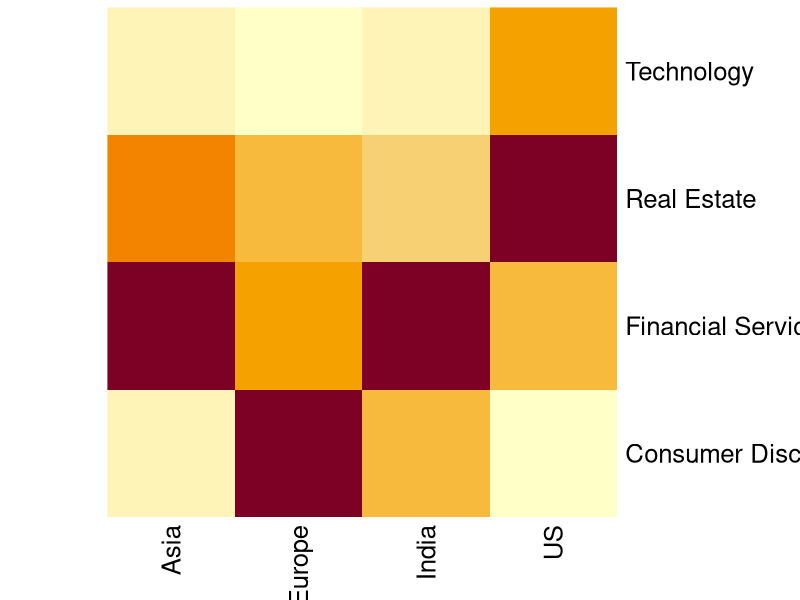
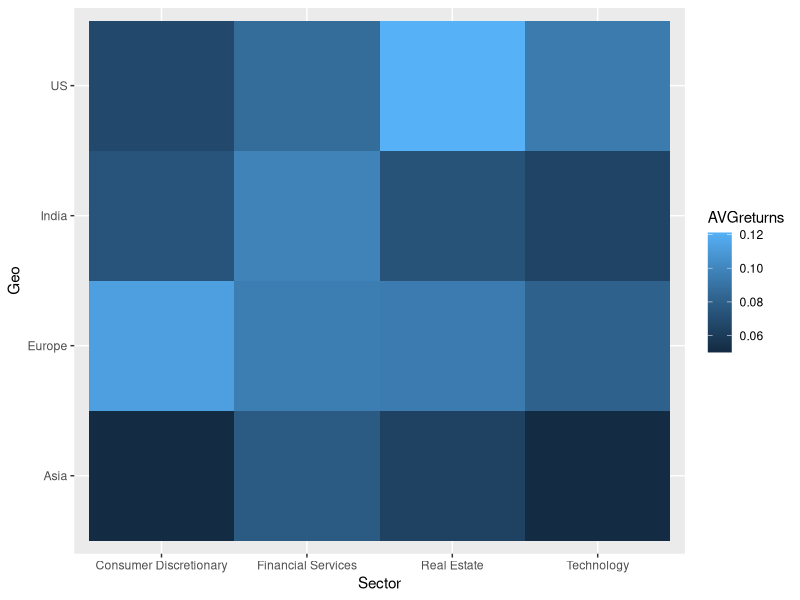
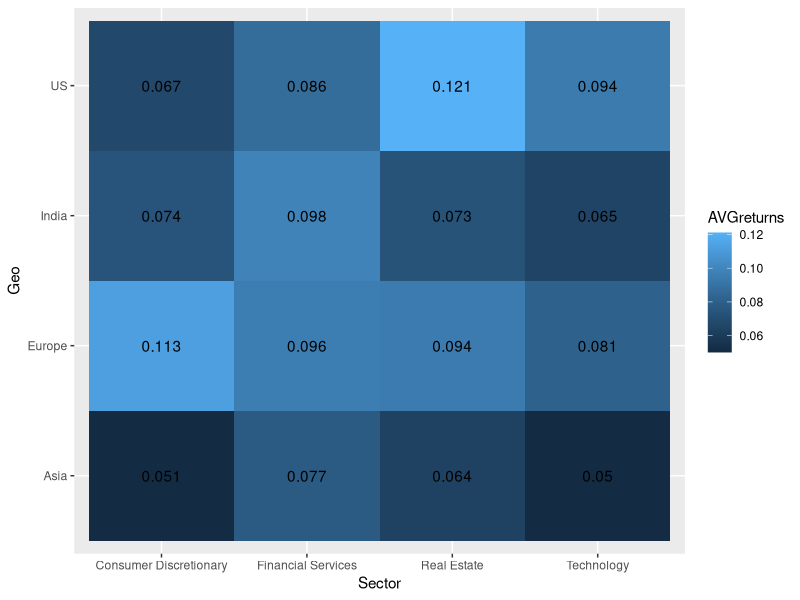
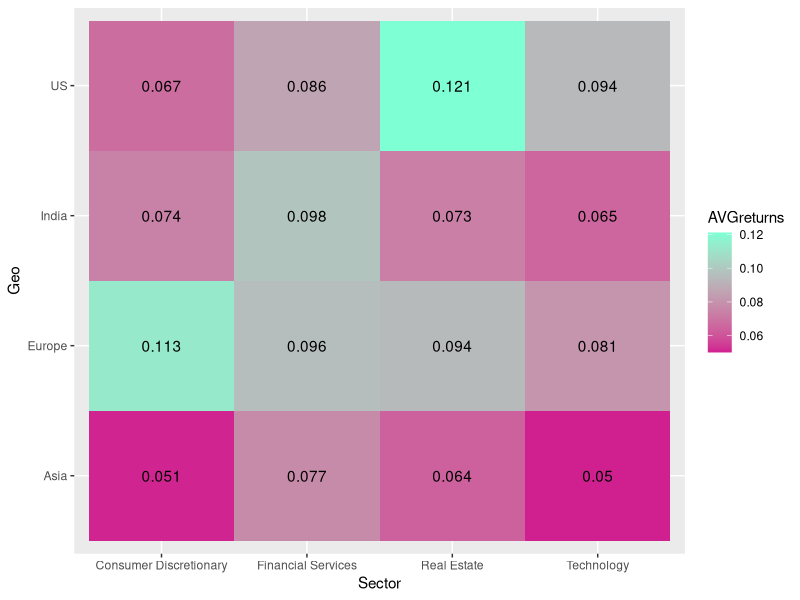
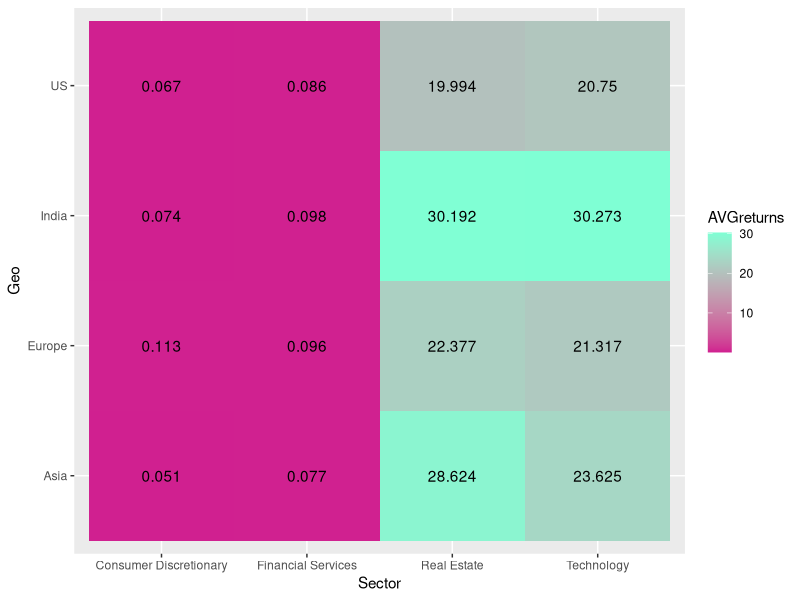
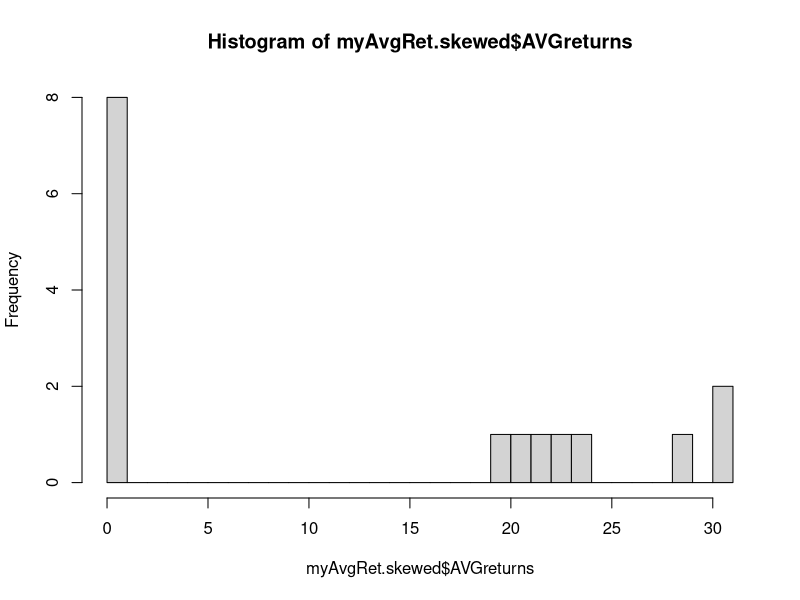
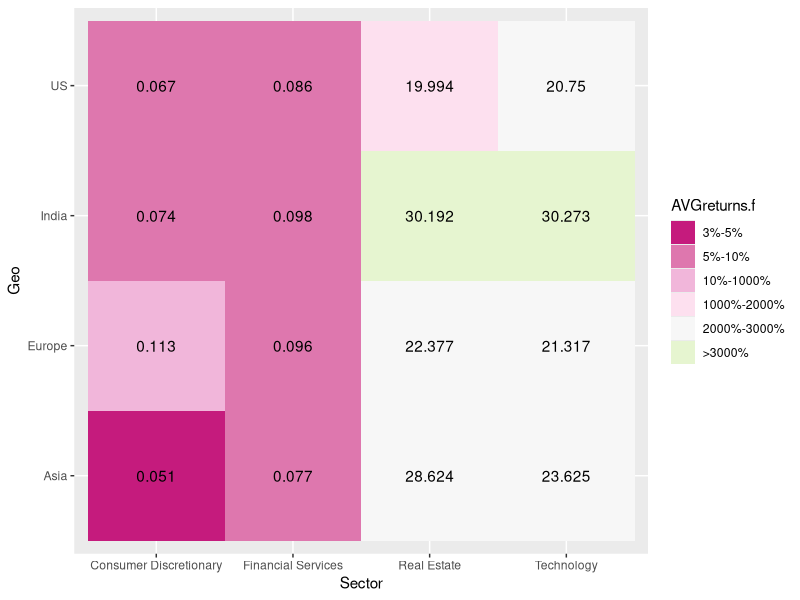

These charts were generated, in order, by the following R code:
## ---- chunk 1
knitr::opts_chunk$set(echo = TRUE)
## ---- chunk 2
# Let's quickly load some standard R packages here so that you can follow this article. 
# If tidyverse is not yet installed, you may do so like such: > install.packages('tidyverse')
library(tidyverse)

# Some sector and geographies for illustration
sector <- c("Technology","Consumer Discretionary", "Real Estate", "Financial Services")
geography <- c("Asia", "Europe", "US", "India")
# Simulate market returns based on a random normal distribution, with a mean return of 8% and volatility (standard deviation) 15%
returns <- data.frame(Returns = round(rnorm(n = 1000, mean = 0.08, sd = 0.15), 2)) 

mydata <- cbind(Sector = sample(sector, 1000, replace = T), Geo = sample(geography, 1000, replace = T), returns)

head(mydata, 10)

## ---- chunk 3

# Let's take a simple average across sector + geographies
myAvgRet <- mydata %>%
  group_by(Sector, Geo) %>%
  summarise(AVGreturns = mean(Returns))

# Summarised data in long-form
myAvgRet

## ---- chunk 4

# Convert to wide-form and move Sector names to rownames so that we can get a numeric matrix

myAvgRet.mat <- myAvgRet %>%
  # Convert long-form to wide-form
  spread(key = Geo, value = AVGreturns) %>%
  as.data.frame %>%
  # Extract column 'Sector' and use it to name rows. 
  # This is necessary so the final output is a numeric matrix, the input which the heatmap function takes
  column_to_rownames(var = "Sector") %>%
  as.matrix

# The matrix looks already like how we want to visualise it
myAvgRet.mat

# Notice how the column 'Sector' has become data captured as row names?
str(myAvgRet.mat)


# use base heatmap to plot
heatmap(myAvgRet.mat, Colv = NA, Rowv = NA, scale = "column")


## ---- chunk 5

library(ggplot2)

ggplot(myAvgRet, aes(x = Sector, Geo)) +
  geom_tile(aes(fill = AVGreturns))
## ---- chunk 6
ggplot(myAvgRet, aes(x = Sector, Geo)) +
  geom_tile(aes(fill = AVGreturns)) +
  geom_text(aes(label = round(AVGreturns, 3)))
## ---- chunk 7

ggplot(myAvgRet, aes(x = Sector, Geo)) +
  geom_tile(aes(fill = AVGreturns)) +
  geom_text(aes(label = round(AVGreturns, 3))) +
  # As our values are continuous, we'll use scale_fill_continuous instead of scale_fill_manual
  scale_fill_continuous(low = "violetred", high = "aquamarine")

## ---- chunk 8
# Simulate wildly skewed values

myAvgRet.skewed <- myAvgRet
# Replace with extreme numbers
myAvgRet.skewed$AVGreturns[9:16] <- rnorm(8, 20, 10)

# Let's see how the heatmap looks like...
ggplot(myAvgRet.skewed, aes(x = Sector, Geo)) +
  geom_tile(aes(fill = AVGreturns)) +
  geom_text(aes(label = round(AVGreturns, 3))) +
  # As our values are continuous, we'll use scale_fill_continuous instead of scale_fill_manual
  scale_fill_continuous(low = "violetred", high = "aquamarine")

hist(myAvgRet.skewed$AVGreturns, breaks = 30)

## ---- chunk 9
# Create a new variable which is a factorised version of AVGreturns
myAvgRet.skewed$AVGreturns.f <- cut(myAvgRet.skewed$AVGreturns,
                                    breaks = c(min(myAvgRet.skewed$AVGreturns), 0, 0.01, 0.03, 0.05, 0.1, 10, 20, 30, max(myAvgRet.skewed$AVGreturns)),
                                    labels = c("<0%", "0-1%", "1%-3%", "3%-5%", "5%-10%", "10%-1000%", "1000%-2000%", "2000%-3000%", ">3000%"), include.lowest = T)

# Create plot based on the factorised column
ggplot(myAvgRet.skewed, aes(x = Sector, Geo)) +
  geom_tile(aes(fill = AVGreturns.f)) +
  geom_text(aes(label = round(AVGreturns, 3))) +
  # Given that factors have discrete levels, we need to use scale_fill_manual instead of scale_fill_continuous
  scale_fill_manual(values = RColorBrewer::brewer.pal(9, "PiYG")) # Use RColorBrewer for discrete categories
